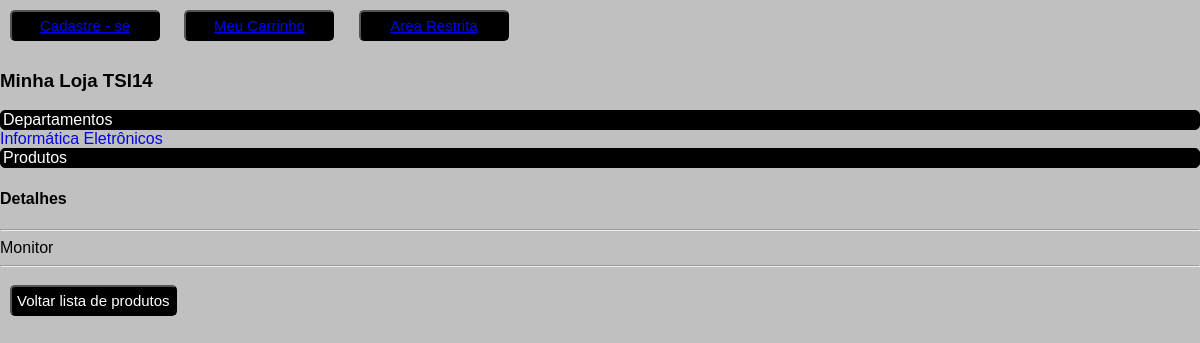
Page /?produto=2 on the committed database.
### tables this page shows
CREATE TABLE IF NOT EXISTS `departamentos` (
  `id` int(11) NOT NULL AUTO_INCREMENT,
  `nome` varchar(50) NOT NULL,
  PRIMARY KEY (`id`)
);

CREATE TABLE IF NOT EXISTS `produtos` (
  `id` int(11) NOT NULL AUTO_INCREMENT,
  `nome` varchar(150) NOT NULL,
  `detalhes` text,
  `preco` decimal(10,2) NOT NULL DEFAULT '0.00',
  `id_departamento` int(11) NOT NULL,
  PRIMARY KEY (`id`),
  KEY `fk_produtos_departamentos_idx` (`id_departamento`)
);

### index.php (the view, shortened to what this page needs)
<!DOCTYPE html>
<html lang="pt-BR">
	<head>
    </head>
<body>
          			<a href="form_clientes.php"><button>Cadastre - se</a></button>
                    <a href="carrinho.php"><button>Meu Carrinho</a></button>
                    <a href="admin/login.php"><button>Area Restrita</a></button>
        		<h3>Minha Loja TSI14 </h3>
      		<legend> Departamentos </legend>
      			<?php
      				$sql = "SELECT * from departamentos";
      				$result = mysql_query($sql);
      				while ($registro = mysql_fetch_assoc($result)) {
      					echo "
      						<tr><td><a href='?departamento=" . $registro['id'] . "'onClick='showProdutos();' style='text-decoration:none;'>
      					" . $registro['nome'] . "</a></td></tr>";
      				}
      			?>
                	<legend> Produtos </legend>
                		<?php
                			if (isset($_GET['produto'])) {
                				$idProd = $_GET['produto'];
                				$sql = "SELECT * from produtos WHERE id = $idProd";
                				$result = mysql_query($sql);
                				while ($registro = mysql_fetch_assoc($result)) {
                					$detalhe = $registro['detalhes'];
                					echo "
  									<h4>Detalhes</h4><hr/>
    									<tr><td>$detalhe</td></tr>
    									<hr/>
    									<button onClick='parent.history.back();'>Voltar lista de produtos</button>
  								";
                				}
                			}
                		?>
</body>
</html>

### css/estilos.css (style rules this page uses)
body { background-color: silver; font-family: "Trebuchet MS", helvetica, sans-serif; margin: 0; }
legend { border: 1px solid black; border-radius: 5px; background-color: black; color: white; }
button { background-color: black; color: white; padding: 5px; border-radius: 5px; margin: 10px; font-size: 15px; min-width: 150px; }

### rows in the picture
departamentos: nome "Informática"
departamentos: nome "Eletrônicos"
produtos: detalhes "Monitor"
